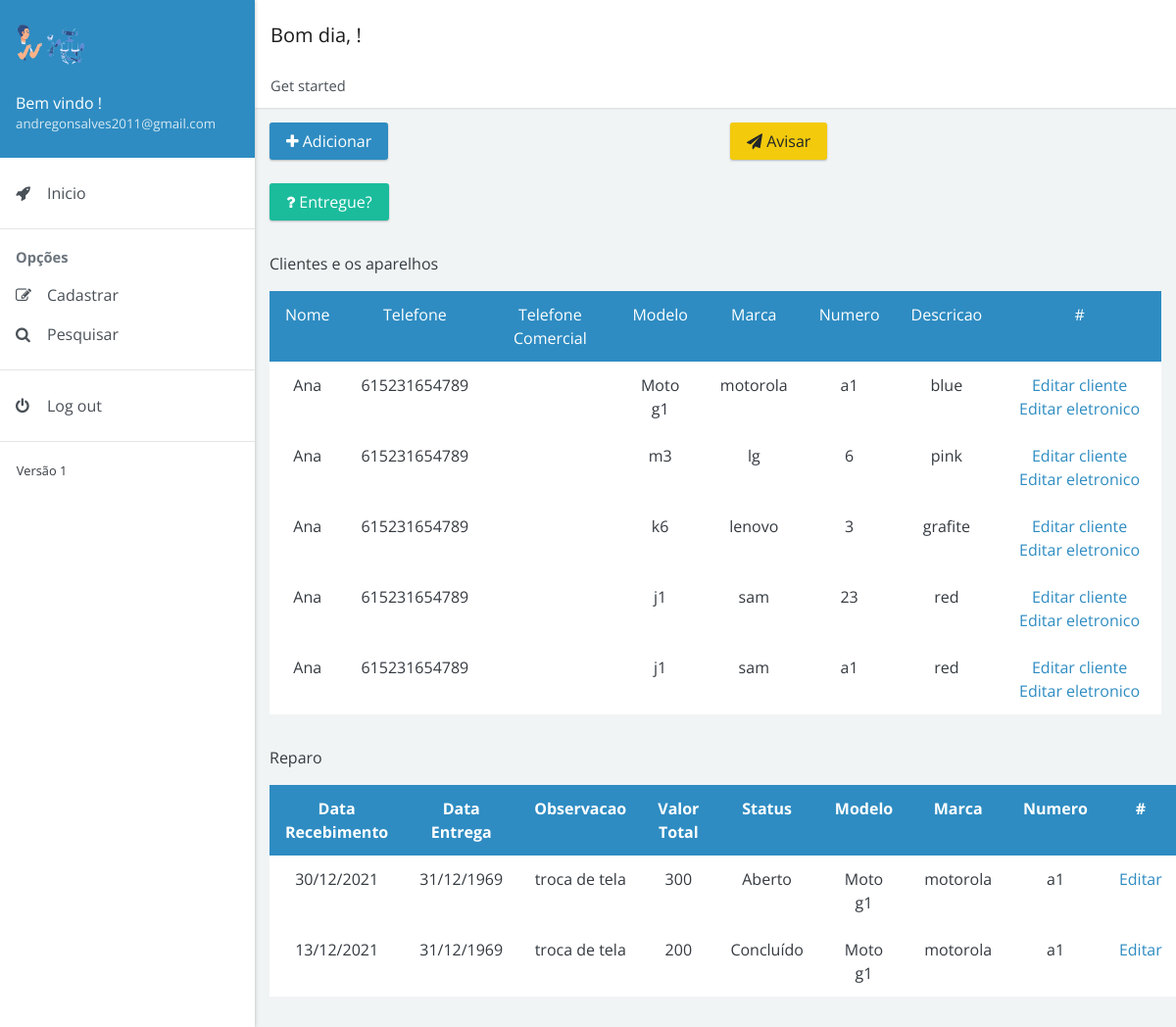
Screenshot of /controle/view/see/ver.php?id=14 (signed in) with the database file from the repository.
### tables this page shows
CREATE TABLE `cliente_eletronico` (
  `cliente_id_cliente` int(11) NOT NULL,
  `eletronico_id_eletronico` int(11) NOT NULL
);

CREATE TABLE `cliente` (
  `id_cliente` int(11) NOT NULL,
  `nome_completo` varchar(255) DEFAULT NULL,
  `email_cliente` varchar(255) NOT NULL,
  `telefone_celular` varchar(17) DEFAULT NULL,
  `telefone_contato` varchar(17) DEFAULT NULL,
  `endereco_id_endereco` int(11) NOT NULL,
  `login_id_login` int(11) NOT NULL
);

CREATE TABLE `eletronico` (
  `id_eletronico` int(11) NOT NULL,
  `modelo` varchar(255) DEFAULT NULL,
  `marca` varchar(255) DEFAULT NULL,
  `numero` varchar(50) DEFAULT NULL,
  `descricao` varchar(255) DEFAULT NULL
);

CREATE TABLE `reparo` (
  `id_reparo` int(11) NOT NULL,
  `data_recebimento` date DEFAULT NULL,
  `data_previsao` date DEFAULT NULL,
  `data_entrega` date DEFAULT NULL,
  `observacao` varchar(255) DEFAULT NULL,
  `mao_obra` float DEFAULT NULL,
  `custo_peca` float DEFAULT NULL,
  `valor_total` float DEFAULT NULL,
  `status_id_status` int(11) NOT NULL,
  `tecnico_id_tecnico` int(11) NOT NULL,
  `eletronico_id_eletronico` int(11) NOT NULL
);

CREATE TABLE `statu` (
  `id_status` int(11) NOT NULL,
  `nome_status` varchar(255) DEFAULT NULL
);

### controle/view/see/ver.php (the view, shortened to what this page needs)
<!doctype html>
<html lang="pt-br">
<head>
    <link rel="stylesheet" href="https://cdnjs.cloudflare.com/ajax/libs/font-awesome/4.7.0/css/font-awesome.min.css">
    <link href="../../../dist/admin4b.min.css?v=2.1.0" rel="stylesheet">
    <link href="../../../dist/admin4b.min.css" rel="stylesheet" type="text/css">
</head>
<body>
    <div class="app">
        <div class="app-sidebar">
            <div class="sidebar-header">
                <img src="../../../images/principal3.png" width="70px" alt="Imagem de entrada"><br>
                <div class="username"><span>Bem vindo <?php session_start();
                                                        echo $_SESSION['nome_completo']; ?>!</span> <small><?php echo $_SESSION['email_usuario']; ?></small></div>
            </div>
            <div id="sidebar-nav" class="sidebar-nav">
                <ul>
                    <li><a href="../../controle.php"><span class="sidebar-nav-icon fa fa-rocket"></span> <span class="sidebar-nav-text">Inicio</span></a></li>
                </ul>
                <hr><span class="sidebar-nav-header">Opções</span>
                <ul>
                    <li><a href="#forms" data-toggle="collapse"><span class="sidebar-nav-icon fa fa-pencil-square-o"></span> <span class="sidebar-nav-text">Cadastrar</span></a>
                    </li>
                    <li><a href="#search" data-toggle="collapse"><span class="sidebar-nav-icon fa fa-search"></span> <span class="sidebar-nav-text">Pesquisar</span></a>
                    </li>
                </ul>
                <hr>
                <ul>
                    <li><a href="../../../controll/crud/sair.php"><span class="sidebar-nav-icon fa fa-power-off"></span> <span class="sidebar-nav-text">Log out</span></a></li>
                </ul>
                <hr>
                <small>Versão 1</small>
            </div>
        </div>
        <div class="app-content">
            <div class="content-header">
                <nav class="navbar navbar-expand navbar-light bg-white">
                    <div class="navbar-brand">
                        <?php
                        $hora_do_dia = date("H");
                        if (($hora_do_dia >= 00) && ($hora_do_dia <= 12)) {
                            echo "Bom dia, ";
                        } else if (($hora_do_dia >= 12) && ($hora_do_dia <= 18)) {
                            echo "Boa tarde, ";
                        } else {
                            echo "Boa noite, ";
                        }
                        ?>!
                    </div>
                </nav>
                <nav>
                    <ol class="breadcrumb">
                        <li class="breadcrumb-item">Get started</li>
                    </ol>
                </nav>
            </div>
            <div class="content-body">
                <div class="container">
                    <div class="page-header">
                        <div class="row">
                            <div class="col-12 col-md-6 col-lg-6">
                                <?php
                                include_once '../../../controll/crud/conexao.php';
                                $id_vindo = $_GET['id'];
                                ?>
                                <form class="form-inline" method="POST" action="../../model/adiconar_forms/adicionar.php?id=<?= $id_vindo ?>">
                                    <button type="submit" class="btn btn-primary"><i class="fa fa-plus" aria-hidden="true"></i> Adicionar</button>
                                </form>
                            </div>
                            <div class="col-12 col-md-6 col-lg-6">
                                <form action="formulario_email.php?id=<?= $id_vindo ?>" method="POST">
                                    <div>
                                        <button type="submit" class="btn btn-warning"><i class="fa fa-paper-plane" aria-hidden="true"></i> Avisar</button>
                                    </div>
                                </form>
                            </div>
                        </div> <br>
                        <div class="row">
                            <div class="col-sm-6 col-md-6">
                                <?php
                                $pesquisa = $conexao->query("SELECT * FROM `reparo` INNER JOIN statu ON reparo.status_id_status = statu.id_status
                                INNER JOIN tecnico  ON reparo.tecnico_id_tecnico = tecnico.id_tecnico INNER JOIN eletronico ON reparo.eletronico_id_eletronico = eletronico.id_eletronico
                                INNER JOIN endereco ON tecnico.endereco_id_endereco = endereco.id_endereco
                                INNER JOIN cliente_eletronico ON cliente_eletronico.eletronico_id_eletronico = eletronico.id_eletronico WHERE cliente_eletronico.cliente_id_cliente =  $id_vindo");
                                while ($linha = $pesquisa->fetch()) {
                                    $id = $linha['id_reparo'];
                                }
                                ?>
                                <form class="form-inline" method="POST" action="../../model/editar/editar_aparelho_wreparo_data.php?id=<?= $id ?>">
                                    <button type="submit" class="btn btn-success"><i class="fa fa-question" aria-hidden="true"></i> Entregue?</button>
                                </form>
                            </div>
                        </div>
                        <div class="align-items-center" style="margin-top: 2em;">
                            <div class="">
                                <p>Clientes e os aparelhos</p>
                                <table class="table table-bordered table-hover text-center">
                                    <tr class="bg bg-primary text-white text-center">
                                        <td>Nome</td>
                                        <td>Telefone</td>
                                        <td>Telefone Comercial</td>
                                        <td>Modelo</td>
                                        <td>Marca</td>
                                        <td>Numero</td>
                                        <td>Descricao</td>
                                        <td> # </td>
                                    </tr>
                                    <?php
                                    $pesquisa = $conexao->query("SELECT * FROM cliente_eletronico INNER JOIN cliente ON cliente.id_cliente = cliente_eletronico.cliente_id_cliente
                                INNER JOIN eletronico ON eletronico.id_eletronico = cliente_eletronico.eletronico_id_eletronico INNER JOIN login ON cliente.login_id_login = login.id_login WHERE cliente.id_cliente = $id_vindo");
                                    while ($resultado = $pesquisa->fetch()) {
                                        $nome = $resultado['nome_completo'];
                                        $telefone = $resultado['telefone_celular'];
                                        $telefone2 = $resultado['telefone_contato'];
                                        $modelo = $resultado['modelo'];
                                        $marca = $resultado['marca'];
                                        $numero = $resultado['numero'];
                                        $descricao = $resultado['descricao'];
                                        $id_cliente = $resultado['cliente_id_cliente'];
                                        $id_eletronico = $resultado['eletronico_id_eletronico'];
                                    ?>
                                        <tr class="text-center">
                                            <td><?= $nome ?> </td>
                                            <td><?= $telefone ?> </td>
                                            <td><?= $telefone2 ?> </td>
                                            <td><?= $modelo ?> </td>
                                            <td><?= $marca ?> </td>
                                            <td><?= $numero ?> </td>
                                            <td><?= $descricao ?> </td>
                                            <td><a href="../../model/editar/editar_cliente.php?id=<?= $id_cliente ?>" type="submit"><i class="bi bi-pencil-square"></i>Editar cliente</a>
                                                <a href="../../model/editar/editar_aparelho.php?id=<?= $id_eletronico ?>" type="submit"><i class="bi bi-pencil-square"></i>Editar eletronico</a>
                                            </td>
                                        </tr>
                                    <?php
                                    }
                                    ?>
                                </table>
                            </div>
                        </div>
                        <div class="align-items-center">
                            <div class="" style="margin-top: 2em">
                                <p>Reparo</p>
                                <table class="table table-bordered table-hover text-center">
                                    <tr class="bg bg-primary text-white text-center">
                                        <th>Data Recebimento</th>
                                        <th>Data Entrega</th>
                                        <th>Observacao</th>
                                        <th>Valor Total</th>
                                        <th>Status</th>
                                        <th>Modelo</th>
                                        <th>Marca</th>
                                        <th>Numero</th>
                                        <th>#</th>
                                    </tr>
                                    <?php
                                    $pesquisa = $conexao->query("SELECT * FROM `reparo` INNER JOIN statu ON reparo.status_id_status = statu.id_status
                                INNER JOIN tecnico  ON reparo.tecnico_id_tecnico = tecnico.id_tecnico INNER JOIN eletronico ON reparo.eletronico_id_eletronico = eletronico.id_eletronico
                                INNER JOIN endereco ON tecnico.endereco_id_endereco = endereco.id_endereco
                                INNER JOIN cliente_eletronico ON cliente_eletronico.eletronico_id_eletronico = eletronico.id_eletronico WHERE cliente_eletronico.cliente_id_cliente =  $id_vindo");
                                    while ($linha = $pesquisa->fetch()) {
                                        $id = $linha['id_reparo'];
                                        $data1 = $linha['data_recebimento'];
                                        $data_recebimento = date('d/m/Y', strtotime($data1));
                                        $data3 = $linha['data_entrega'];
                                        $data_entrega = date('d/m/Y', strtotime($data3));
                                        $observacao = $linha['observacao'];
                                        $valor_total = $linha['valor_total'];
                                        $nome_status = $linha['nome_status'];
                                        $modelo = $linha['modelo'];
                                        $marca = $linha['marca'];
                                        $numero = $linha['numero'];
                                    ?>
                                        <tr class="text-center">
                                            <td>
                                                <?= $data_recebimento ?>
                                            </td>
                                            <td>
                                                <?= $data_entrega ?>
                                            </td>
                                            <td>
                                                <?= $observacao ?>
                                            </td>
                                            <td>
                                                <?= $valor_total ?>
                                            </td>
                                            <td>
                                                <?= $nome_status ?>
                                            </td>
                                            <td>
                                                <?= $modelo ?>
                                            </td>
                                            <td>
                                                <?= $marca ?>
                                            </td>
                                            <td>
                                                <?= $numero ?>
                                            </td>
                                            <td>
                                                <a href="../../model/editar/editar_aparelho_reparo.php?id=<?= ($id) ?>" type="submit"><i class="bi bi-pencil-square"></i>Editar</a>
                                            </td>
                                        </tr>
                                    <?php
                                    }
                                    ?>
                                </table>
                            </div>
                        </div>
                    </div>
                </div>
</body>
</html>

### rows the page displays
cliente_eletronico: cliente_id_cliente.nome_completo "Ana", cliente_id_cliente.telefone_celular "615231654789", eletronico_id_eletronico.modelo "Moto g1", eletronico_id_eletronico.marca "motorola", eletronico_id_eletronico.numero "a1", eletronico_id_eletronico.descricao "blue"
cliente_eletronico: cliente_id_cliente.nome_completo "Ana", cliente_id_cliente.telefone_celular "615231654789", eletronico_id_eletronico.modelo "m3", eletronico_id_eletronico.marca "lg", eletronico_id_eletronico.numero "6", eletronico_id_eletronico.descricao "pink"
cliente_eletronico: cliente_id_cliente.nome_completo "Ana", cliente_id_cliente.telefone_celular "615231654789", eletronico_id_eletronico.modelo "k6", eletronico_id_eletronico.marca "lenovo", eletronico_id_eletronico.numero "3", eletronico_id_eletronico.descricao "grafite"
cliente_eletronico: cliente_id_cliente.nome_completo "Ana", cliente_id_cliente.telefone_celular "615231654789", eletronico_id_eletronico.modelo "j1", eletronico_id_eletronico.marca "sam", eletronico_id_eletronico.numero "23", eletronico_id_eletronico.descricao "red"
cliente_eletronico: cliente_id_cliente.nome_completo "Ana", cliente_id_cliente.telefone_celular "615231654789", eletronico_id_eletronico.modelo "j1", eletronico_id_eletronico.marca "sam", eletronico_id_eletronico.numero "a1", eletronico_id_eletronico.descricao "red"
reparo: observacao "troca de tela", valor_total "300", status_id_status.nome_status "Aberto", eletronico_id_eletronico.modelo "Moto g1", eletronico_id_eletronico.marca "motorola", eletronico_id_eletronico.numero "a1"
reparo: observacao "troca de tela", valor_total "200", status_id_status.nome_status "Concluído", eletronico_id_eletronico.modelo "Moto g1", eletronico_id_eletronico.marca "motorola", eletronico_id_eletronico.numero "a1"

### other values shown
$_SESSION['email_usuario'] "andregonsalves2011@gmail.com"
